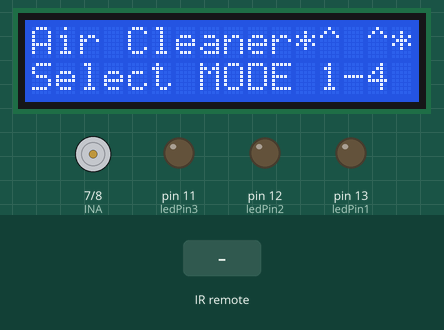
Simulated run of this sketch. Board: Arduino Uno, built with avr-gcc and run on an emulated ATmega328P. Shown: 16×2 character LCD, motor-driver pin pairs drawn as motors (green arrow = first pin HIGH = forward, orange = second pin HIGH = backward, longer = more drive, scaled by the enable pin), output pins drawn as LEDs (lit = HIGH). The inputs (shaded band) are chosen by the test bench. What the sketch prints to the serial monitor is not drawn.

Above: at 1.5 s.
1.6 s: infrared code 0x00FF10EF received
At 2.6 s:
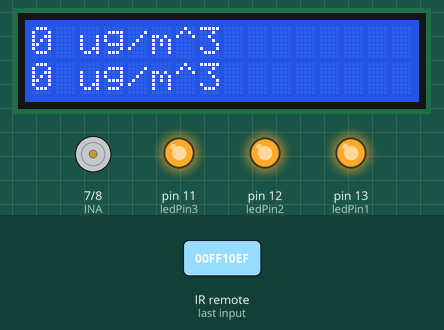
4.6 s: infrared code 0xFF30CF received
At 6.0 s:
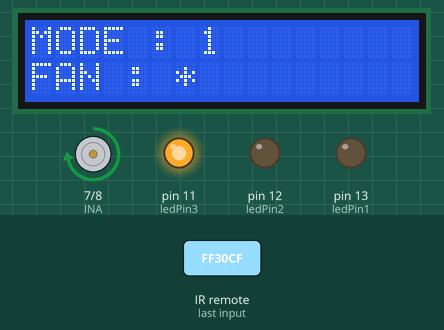
6.6 s: infrared code 0xFF18E7 received
At 7.7 s:
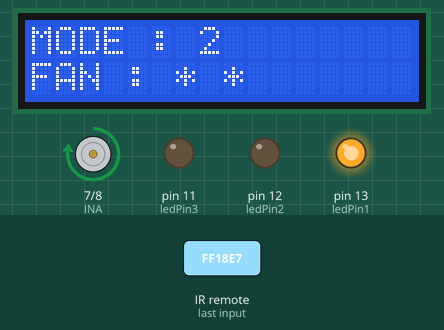
8.6 s: infrared code 0xFF7A85 received
At 9.8 s:
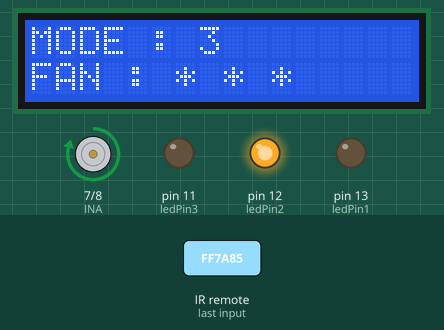
10.6 s: infrared code 0x00FF10EF received
At 12.77 s:
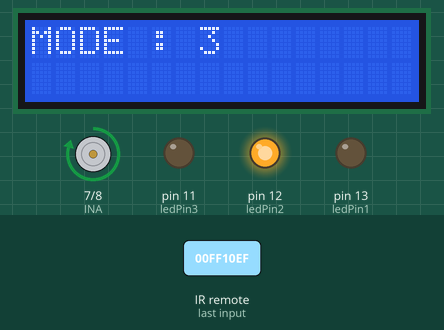
Timing chart, 0 to 14.3 s (numbered marks = the images above; inputs shaded):
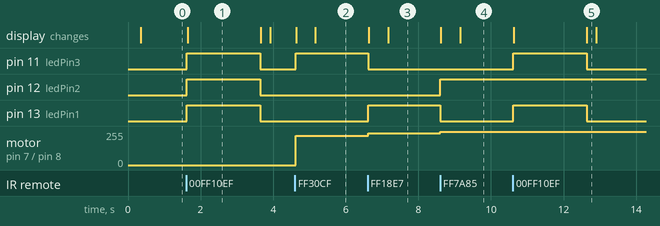

The sketch:

Air_Purifier_HW_Arduino_UNO.ino
```cpp
/*

 * Name:        Air_Purifier_HW_Arduino_UNO.ino

 * Created:     2020-03-17 오후 8:06

 * Author:      bmj10104@naver.com

 *  PMS7003 미세먼지 측정 센서를 사용한 공기청정기 펌웨어입니다.

 *  적외선 리모컨을 이용해 모드를 변경하면 LED와 FAN 속도가 변하고,

 *  센서를 통해 측정된 미세먼지 농도값은 LCD에 표시됩니다.

 */


#include <SoftwareSerial.h>           // 소프트웨어시리얼 사용을 위한 헤더
#include <LiquidCrystal_I2C.h>        // LCD용 라이브러리
#include <Wire.h>                     // LCD_I2C 통신용 라이브러리
#include <IRremote.h>                 // 적외선 리모컨용 라이브러리

SoftwareSerial mySerial(6,5);         // Arduino Uno prot RX, TX
LiquidCrystal_I2C lcd(0x27,16,2);     // lcd 객체 선언

//---------------------Microdust Sensor 변수 선언-----------------------------
#define START_1 0x42                  // Frame packet start byte
#define START_2 0x4d                  // Frame packet start byte
#define DATA_LENGTH_H 0               // Start byte를 제외한 프레임 갯수
#define DATA_LENGHT_L 1
#define PM1_0_ATMOSPHERE_H 8          // PM1_0 = 1.0
#define PM1_0_ATMOSPHERE_L 9
#define PM2_5_ATMOSPHERE_H 10         // PM2_5 = 2.5
#define PM2_5_ATMOSPHERE_L 11
#define PM10_ATMOSPHERE_H 12          // PM10
#define PM10_ATMOSPHERE_L 13
#define PM2_5_PARTICLE_H 16
#define PM2_5_PARTICLE_L 17
#define VERSION 26
#define ERROR_CODE  27
#define CHECKSUM  29
 // PMS 7003 센서에서 보내주는 데이터의 위치별 데이터 내용 구조
byte bytCount1 = 0;
byte bytCount2 = 0;
unsigned char chrRecv;
unsigned char chrData[30];
int PM01;
int PM25;
int PM10;

unsigned int GetPM_Data(unsigned char chrSrc[], byte bytHigh, byte bytLow)
{
  return (chrSrc[bytHigh] << 8) + chrSrc[bytLow];
}

//------------------------------------------------------------------------

int RECV_PIN = A0;                    //define input pin on Arduino
IRrecv irrecv(RECV_PIN);              // 적외선 센서 입력 핀
decode_results results;               //

const int ledPin1 = 13;               // Mode 1 표시용 LED
const int ledPin2 = 12;               // Mode 2 표시용 LED
const int ledPin3 = 11;               // Mode 3 표시용 LED

const int INA = 7;                    // Motor 방향 제어
const int INB = 8;                    // Motor 방향 제어
const int PWM = 9;                    // Motor PWM 조절

int ModeState=0;                      // Mode

void mode_setting_fn(int ModeState);  // Mode에 따른 동작 함수

int Motor_speed_1=220;                // Mode 1 PWM 값
int Motor_speed_2=240;                // Mode 2 PWM 값
int Motor_speed_3=250;                // Mode 3 PWM 값

int prm=0;                            // previous ModeState
int prs=0;                            // previous Motor_speed

void setup() {

  Serial.begin(9600);                 // for debugging

  Serial.println("PMS7003 Ready ");

  mySerial.begin(9600);               // Use software serial

  lcd.init();
  lcd.backlight();

  irrecv.enableIRIn();                // Start the receiver

  mode_setting_fn(ModeState);         // Mode 0 동작

  pinMode(ledPin1,OUTPUT);            // 빨간색 LED
  pinMode(ledPin2,OUTPUT);            // 노란색 LED
  pinMode(ledPin3,OUTPUT);            // 초록색 LED

  pinMode(INA, OUTPUT);
  pinMode(INB, OUTPUT);
  pinMode(PWM, OUTPUT);
}

void loop() {

  // PMS 7003: 9600 bps / None Parity /Stop 1 bit를 사용하는 32 Byte의 데이터를 1초 간격으로 송신

  if(mySerial.available()) {

    for(int i = 0;i<32;i++) {

      chrRecv = mySerial.read();

      if(chrRecv == START_2){

        bytCount1 = 2;

        break;
      }
    }

    if(bytCount1 == 2) {

      bytCount1 = 0;

      for(int i = 0; i< 30; i++) {     // 미세먼지 측정 결과 값을 30byte로 전송

        chrData[i] = mySerial.read();
      }

      if((unsigned int) chrData[ERROR_CODE] == 0 ) {

        PM01 = GetPM_Data(chrData, PM1_0_ATMOSPHERE_H, PM1_0_ATMOSPHERE_L);
        // PM1.0 값을 읽으려면 PM1_0_ATMOSPHERE_H,PM1_0_ATMOSPHERE_L 부분을 읽으면 된다.

        PM25 = GetPM_Data(chrData, PM2_5_ATMOSPHERE_H, PM2_5_ATMOSPHERE_L);
        // PM2.5 값을 읽으려면 PM2_5_ATMOSPHERE_H,PM2_5_ATMOSPHERE_L 부분을 읽으면 된다.

        PM10 = GetPM_Data(chrData, PM10_ATMOSPHERE_H, PM10_ATMOSPHERE_L);
        // PM10 값을 읽으려면 PM10_ATMOSPHERE_H,PM10_ATMOSPHERE_L 부분을 읽으면 된다.

        Serial.print("PM1.0=");
        Serial.print(PM01);
        Serial.print(",PM2.5=");
        Serial.print(PM25);
        Serial.print(",PM10=");
        Serial.println(PM10);

        delay(1000);                    // 1초 대기
      }

      else {

        Serial.println("PMS7003 ERROR");
      }
    }
  }

  else {

    Serial.println("PMS7003 NOT available");
  }

  if (irrecv.decode(&results)) {        // IR 리모컨의 신호가 입력되면,

    switch (results.value) {            // 각각의 경우에 따라 동작

      case 0xFF6897:                    // IR 리모컨의 0 번을 누르면,
        ModeState=0;                    // Mode 0으로 변경
        prm=ModeState;                  // 모드 상태 값 저장
        mode_setting_fn(ModeState);     // Mode 0 동작
        break;

      case 0xFF30CF:                    // IR 리모컨의 1 번을 누르면,
        ModeState=1;                    // Mode 1로 변경
        prm=ModeState;                  // 모드 상태 값 저장
        mode_setting_fn(ModeState);     // Mode 1 동작
        break;

      case 0xFF18E7:                    // IR 리모컨의 2 번을 누르면,
        ModeState=2;                    // Mode 2로 변경
        prm=ModeState;                  // 모드 상태 값 저장
        mode_setting_fn(ModeState);     // Mode 2 동작
        break;

      case 0xFF7A85:                    // IR 리모컨의 3 번을 누르면,
        ModeState=3;                    // Mode 3으로 변경
        prm=ModeState;                  // 모드 상태 값 저장
        mode_setting_fn(ModeState);     // Mode 3 동작
        break;

      case 0x00FF10EF:                  // IR 리모컨의 4 번을 누르면,
        ModeState=4;                    // Mode 4로 변경
        mode_setting_fn(ModeState);     // Mode 4 동작
        break;
    }

    mode_setting_fn(prm);               // Mode 4 동작 이후 이전 모드로 돌아가서 동작
    irrecv.resume();                    // Receive the next value
  }
}


void mode_setting_fn(int ModeState)     // Mode에 따른 동작 함수
{
  if(ModeState==0) {                    // Mode 0 이면,

    digitalWrite(ledPin1,LOW);
    digitalWrite(ledPin2,LOW);
    digitalWrite(ledPin3,LOW);          // LED 다 끄기
    analogWrite(PWM,0);                 // 모터 정지

    prs=0;                              // 모터 속도 저장

    lcd.clear();
    lcd.setCursor(0,0);                 // 커서를 첫 번째 줄에 가져다 놓기
    lcd.print("Air Cleaner*^ ^*");      // LCD에 "Air Cleaner*^ ^*" 표시

    delay(250);                         // 0.25초 대기

    lcd.setCursor(0,1);                 // 커서를 두 번째 줄에 가져다 놓기
    lcd.print("Select MODE 1-4");       // LCD에 "Select MODE 1-4"
  }

  if(ModeState==1) {                    // Mode 1 이면,

    digitalWrite(ledPin3,HIGH);         // 초록색 LED 켜기
    digitalWrite(ledPin2,LOW);
    digitalWrite(ledPin1,LOW);
    digitalWrite(INA,HIGH);
    digitalWrite(INB,LOW);

    analogWrite(PWM,Motor_speed_1);     // 모터 동작

    prs=Motor_speed_1;                  // 모터 속력 저장

    lcd.clear();
    lcd.setCursor(0,0);                 // 커서를 첫 번째 줄에 가져다 놓기
    lcd.print("MODE : 1");              // LCD에 모드 표시

    delay(250);                         // 0.25초 대기

    lcd.setCursor(0,1);                 // 커서를 두 번째 줄에 가져다 놓기
    lcd.print("FAN : *");               // FAN 세기 표시
  }

  if(ModeState==2) {                    // Mode 2 이면,

    digitalWrite(ledPin2,LOW);
    digitalWrite(ledPin1,HIGH);         // 빨간색 LED 켜기
    digitalWrite(ledPin3,LOW);
    digitalWrite(INA,HIGH);
    digitalWrite(INB,LOW);

    analogWrite(PWM,Motor_speed_2);     // 모터 동작

    prs=Motor_speed_2;                  // 모터 속력 저장

    lcd.clear();
    lcd.setCursor(0,0);                 // 커서를 첫 번째 줄에 가져다 놓기
    lcd.print("MODE : 2");              // LCD에 모드 표시

    delay(250);                         // 0.25초 대기

    lcd.setCursor(0,1);                 // 커서를 두 번째 줄에 가져다 놓기
    lcd.print("FAN : * *");             // LCD에 FAN 세기 표시
  }

  if(ModeState==3) {                    // Mode 3 이면,

    digitalWrite(ledPin3,LOW);
    digitalWrite(ledPin1,LOW);
    digitalWrite(ledPin2,HIGH);         // 노란색 LED 켜기
    digitalWrite(INA,HIGH);
    digitalWrite(INB,LOW);

    analogWrite(PWM,Motor_speed_3);     // 모터 동작

    prs=Motor_speed_3;                  // 모터 속력 저장

    lcd.clear();
    lcd.setCursor(0,0);                 // 커서를 첫 번째 줄에 가져다 놓기
    lcd.print("MODE : 3");              // LCD에 모드 표시

    delay(250);                         // 0.25초 대기

    lcd.setCursor(0,1);                 // 커서를 두 번째 줄에 가져다 놓기
    lcd.print("FAN : * * *");           // LCD에 FAN 세기 표시
  }

  if(ModeState==4) {                    // Mode 4 이면,

    digitalWrite(ledPin1,HIGH);
    digitalWrite(ledPin2,HIGH);
    digitalWrite(ledPin3,HIGH);         // 모든 LED 점등
    digitalWrite(INA,HIGH);
    digitalWrite(INB,LOW);

    analogWrite(PWM,prs);               // 이전 모드의 모터 속력으로 Motor 동작

    lcd.clear();
    lcd.setCursor(0,0);                 // 커서를 첫 번째 줄에 가져다 놓기
    lcd.print(PM10);
    lcd.print(" ug/m^3");               // LCD에 PM10 농도값 표시

    lcd.setCursor(0,1);                 // 커서를 두 번째 줄에 가져다 놓기
    lcd.print(PM25);
    lcd.print(" ug/m^3");               // LCD에 PM2.5 농도값 표시

    delay(2000);                        // 2초 대기
  }
}
```

Measured:
- after the input at 1.6 s, pin 11 (ledPin3), pin 12 (ledPin2), pin 13 (ledPin1): LOW → HIGH at once, → LOW 2.0 s later; the display: changes at once (image 1)
- after the input at 4.6 s, pin 11 (ledPin3): LOW → HIGH at once; motor on pin 7 (INA) / pin 8 (INB): stopped → forward 220/255 at once; the display: first changes at once (image 2 shows a later state)
- after the input at 6.6 s, pin 11 (ledPin3): HIGH → LOW at once; pin 13 (ledPin1): LOW → HIGH at once; motor on pin 7 (INA) / pin 8 (INB): forward 220/255 → forward 240/255 at once; the display: first changes at once (image 3 shows a later state)
- after the input at 8.6 s, pin 12 (ledPin2): LOW → HIGH at once; pin 13 (ledPin1): HIGH → LOW at once; motor on pin 7 (INA) / pin 8 (INB): forward 240/255 → forward 250/255 at once; the display: first changes at once (image 4 shows a later state)
- after the input at 10.6 s, pin 11 (ledPin3), pin 13 (ledPin1): LOW → HIGH at once, → LOW 2.0 s later; the display: first changes at once (image 5 shows a later state)
- what the display in image 1 shows lasts 2.1 s, from 1.6 s to 3.7 s
